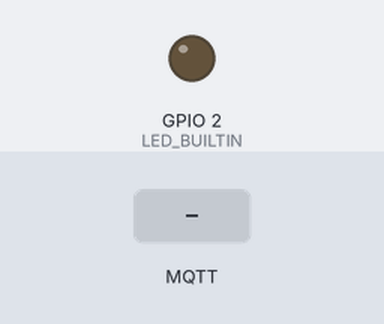
Bench run of a sketch on a simulated ESP32. Shown: output pins drawn as LEDs (lit = HIGH). Dashed ring = blinking. Inputs (shaded band) come from the test bench. WiFi joins after 1.5 s; servers stay silent unless stated; random numbers use the default seed unless the sketch sets one; no MQTT or app messages arrive unless stated; what the sketch prints to the serial monitor is not drawn.

Above: at 2.7 s.
2.8 s: MQTT message "on" arrives on the first subscribed topic
At 3.6 s:
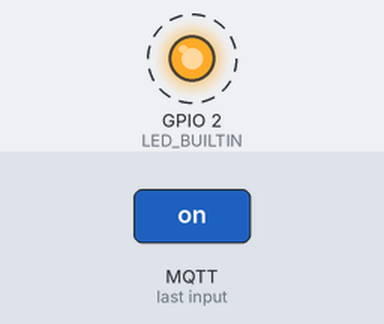
5.8 s: MQTT message "off" arrives on the first subscribed topic
Timing chart, 0 to 8.8 s (numbered marks = the images above; inputs shaded):
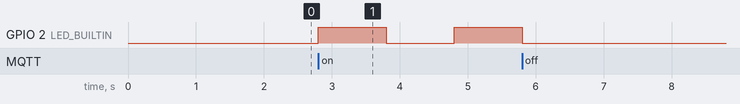

The sketch:

Mqtt_pub_sub.ino
```cpp
#include <WiFi.h>             // WiFi library for ESP32 (by Espressif)
#include <PubSubClient.h>     // MQTT client library (by Nick O'Leary)

/************** WiFi Network Credentials ****************/
const char* ssid = "Yo1";              // <-- Replace with your WiFi SSID
const char* password = "1234566495";  // <-- Replace with your WiFi Password
const char* client_id = "Bunyakorn";  // <-- Replace with your client_id

/************** MQTT Broker Settings *******************/
const char* mqtt_server = "test.mosquitto.org";  // <-- Replace with your MQTT Broker IP
const int mqtt_port = 1883;                    // Default MQTT port

/************** MQTT Topics ***************************/
const char* pub_topic = "67015080/sensor";  // Topic to publish sensor

const char* sub_topic = "67015080/command";   // Topic to subscirbe for Node-RED

/************** MQTT Client Declarations ***************/
WiFiClient wifiClient;
PubSubClient mqttClient(wifiClient);

/************** INTITIAL ***************/
bool state_cmd;
int rand_number;
unsigned long previousMillis = 0;
const long interval = 1000;

/************** Connect to WiFi Network ***************/
void connectToWiFi() {
  Serial.println("Connecting to WiFi...");
  WiFi.begin(ssid, password);  // Start WiFi connection

  while (WiFi.status() != WL_CONNECTED) {
    delay(500);
    Serial.print(".");
  }

  Serial.println("\nWiFi connected!");
  Serial.print("IP Address: ");
  Serial.println(WiFi.localIP());
}

/************** Reconnect to MQTT Broker ***************/
void reconnectToMQTT() {
  while (!mqttClient.connected()) {
    Serial.print("Connecting to MQTT Client...");
    if (mqttClient.connect(client_id)) {
      Serial.println("connected to MQTT broker!");
      mqttClient.subscribe(sub_topic);  // Subscribe to topic after successful connection
    } else {
      Serial.print("failed with state ");
      Serial.print(mqttClient.state());
      Serial.println(". Retrying in 5 seconds...");
      delay(5000);  // Wait before retrying
    }
  }
}

void mqttCallback(char* topic, byte* payload, unsigned int length) {
  String incomingMessage = "";

  // Convert incoming byte array to String
  for (unsigned int i = 0; i < length; i++) {
    incomingMessage += (char)payload[i];
  }

  incomingMessage.trim();  // Remove trailing whitespace or newline

  // Act only if topic is "ledState"
  if (String(topic) == sub_topic) {
    if (incomingMessage == "on") {
      state_cmd = true;
      Serial.println("true");
    } else if (incomingMessage == "off") {
      state_cmd = false;
      Serial.println("false");
    }
    // No action needed if state hasn't changed
  }
}

void MqttConnect() {
  if (!mqttClient.connected()) {
    reconnectToMQTT();  // Ensure MQTT connection
  }
  mqttClient.loop();  // Keep MQTT client alive
}

void BlinkLed() {
  digitalWrite(LED_BUILTIN, !digitalRead(LED_BUILTIN));
}

/************** Arduino Setup Function ****************/
void setup() {
  Serial.begin(115200);  // Initialize Serial Monitor

  pinMode(LED_BUILTIN, OUTPUT);

  connectToWiFi();                                  // Connect to WiFi
  mqttClient.setServer(mqtt_server, mqtt_port);  // Set MQTT server
  mqttClient.setCallback(mqttCallback);             // Set the callback function
}

/************** Arduino Main Loop *********************/
void loop() {
  MqttConnect();

  unsigned long currentMillis = millis();

  if (state_cmd == true) {
    rand_number = random(100);

    if (currentMillis - previousMillis >= interval) {
      previousMillis = currentMillis;
      mqttClient.publish(pub_topic, String(rand_number).c_str());
      BlinkLed();
    }
  } else {
    digitalWrite(LED_BUILTIN, 0);
  }
}
```

Measured:
- after the input at 2.8 s, GPIO 2 (LED_BUILTIN): LOW → HIGH at once, → LOW 1.0 s later, → HIGH 1.0 s later
